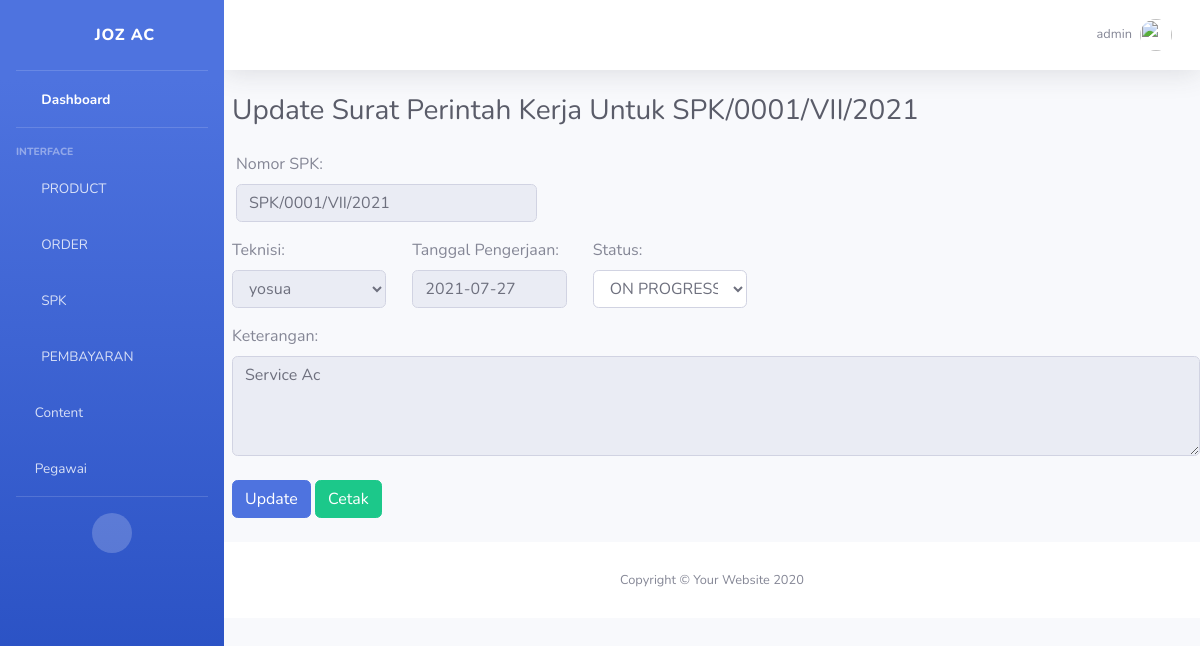
The page /spk/admin/teknisi_spk/spk0001vii2021-yosua (signed in) on the database its author committed.
### account/models.py (models this page shows)
class Account(AbstractBaseUser, PermissionsMixin):
	jabatanChoice        = [
	('ADMIN','ADMIN'),
	('TEKNISI','TEKNISI'),
	]
	username 	= models.CharField(max_length=20, unique=True)
	jabatan 	= models.CharField(choices=jabatanChoice, max_length=8)
	date_joined = models.DateTimeField(auto_now_add=True)
	last_login 	= models.DateTimeField(auto_now=True)
	is_active = models.BooleanField(default=True)
	is_staff = models.BooleanField(default=True)
	is_superuser = models.BooleanField(default=False)
	is_admin	= models.BooleanField(default=True)
	objects = AccountManage()
	USERNAME_FIELD = 'username'
	REQUIRED_FIELDS = []
	def __str__(self):
		return self.username
	class Meta:
		verbose_name = 'Account'
		verbose_name_plural = 'Account'

### SPK_teknisi/models.py (models this page shows, shortened)
class SPKModel(models.Model):
    statusChoice        = [
        ('PENDING','ON PROGRESS'),
        ('CANCEL','CANCEL'),
        ('SELESAI','SELESAI'),
    ]
    no_SPK			= models.CharField(max_length=30, verbose_name='Nomor SPK', blank=True, unique=True)
    tgl_input		= models.DateField(auto_now=True, verbose_name='Tanggal Input')
    teknisi			= models.ForeignKey(settings.AUTH_USER_MODEL, on_delete=models.SET_NULL, related_name='teknisiUser', verbose_name='Teknisi', null=True)
    pesanan		    = models.OneToOneField(InvoiceModel, related_name='SPK', on_delete=models.SET_NULL, verbose_name='Invoice', null=True)
    tgl_pengerjaan	= models.DateField(verbose_name='Tanggal Pengerjaan')
    keterangan		= models.TextField(verbose_name='Keterangan')
    status			= models.CharField(choices=statusChoice, max_length=10, default='PENDING')
    slug_SPK		= models.SlugField()
    class Meta:
        verbose_name='Surat Perintah Kerja'
        verbose_name_plural='Surat Perintah Kerja'

### SPK_teknisi/views.py (the view, shortened to what this page needs)
# urls.py: path('admin/teknisi_spk/<slug:slug>', SPK_UpdateStatus.as_view(), name='updateStatus'),
class SPK_UpdateStatus(LoginRequiredMixin, UpdateView):
	login_url = reverse_lazy('account:login')
	model = SPKModel
	template_name = 'SPK_teknisi/updateStatus.html'
	form_class = SPK_Update_Status
	success_url = reverse_lazy('spk:teknisiSPK')
	slug_url_kwarg = 'slug'
	slug_field = 'slug_SPK'

### SPK_teknisi/forms.py
class SPK_Update_Status(forms.ModelForm):
    class Meta:
        model = SPKModel
        fields = ('no_SPK', 'teknisi', 'pesanan', 'tgl_pengerjaan', 'keterangan', 'status')
        widgets={
            'no_SPK':forms.TextInput(attrs={
                'class':"form-control",
                'onchange':"SPK_Value(this.value)",
                'readonly':True,
                }),
            'keterangan': forms.Textarea(attrs={
                'class':"form-control",
                'style': 'height: 100px',
                'readonly':True,
                }),
            'teknisi': forms.Select(attrs={
                'class':"form-control",
                'readonly':True,
                }),
            'tgl_pengerjaan':forms.TextInput(attrs={
                'class':"datepicker form-control",
                'readonly':True,
                }),
            'status':forms.Select(attrs={
                'class':"form-control",
                }),
            'pesanan':forms.HiddenInput(),
        }

### SPK_teknisi/templates/SPK_teknisi/updateStatus.html (shortened to what this page needs)
{% extends "admin/base_admin.html" %}
{% load static %}
{% block Content %}
	<div class="container-fluid pr-auto pl-2">
		<div class="d-sm-flex align-items-center justify-content-between mb-4">
	        <h1 class="h3 mb-0 text-gray-800">Update Surat Perintah Kerja Untuk {{object.no_SPK}}</h1>
	    </div>
    </div>
    <form method="post" autocomplete="off">
    	<div class="col-md-4 mb-3">
  			{{form.no_SPK.label_tag}}
  			{{form.no_SPK}}
		  </div>
    	<div class="form-row">
    		<div class="col-sm-2 mb-3 ml-2">
    			{{form.teknisi.label_tag}}
    			{{form.teknisi}}
    		</div>
    		<div class="col-sm-2 mb-2 ml-3">
    			{{form.tgl_pengerjaan.label_tag}}
    			{{form.tgl_pengerjaan}}
    		</div>
    		<div class="col-sm-2 mb-2 ml-3">
	    		{{form.status.label_tag}}
	    		{{form.status}}
    		</div>
    	</div>
    	<div class="ml-2">
    		{{form.keterangan.label_tag}}
    		{{form.keterangan}}
    	</div>
    	<button type="submit" class="btn btn-primary my-4 ml-2">Update</button>
      	<a class="btn btn-success" href="{% url "spk:cetakPDF" slug=object.slug_SPK%}" target="_blank">Cetak</a>
    </form>
{% endblock Content %}

### templates/admin/include/topBar.html (shortened to what this page needs)
{% load static %}
                <nav class="navbar navbar-expand navbar-light bg-white topbar mb-4 static-top shadow">
                    <ul class="navbar-nav ml-auto">
                        <li class="nav-item dropdown no-arrow">
                            <a class="nav-link dropdown-toggle" href="#" id="userDropdown" role="button"
                                data-toggle="dropdown" aria-haspopup="true" aria-expanded="false">
                                <span class="mr-2 d-none d-lg-inline text-gray-600 small">{{request.user}}</span>
                                <img class="img-profile rounded-circle" src="{% static "img/undraw_profile.svg" %}">
                            </a>
                        </li>
                    </ul>
                </nav>

### rows shown on the page
Account: user "admin"
SPKModel: no_SPK "SPK/0001/VII/2021", teknisi "yosua", tgl_pengerjaan "2021-07-27", status "ON PROGRESS", keterangan "Service Ac"
